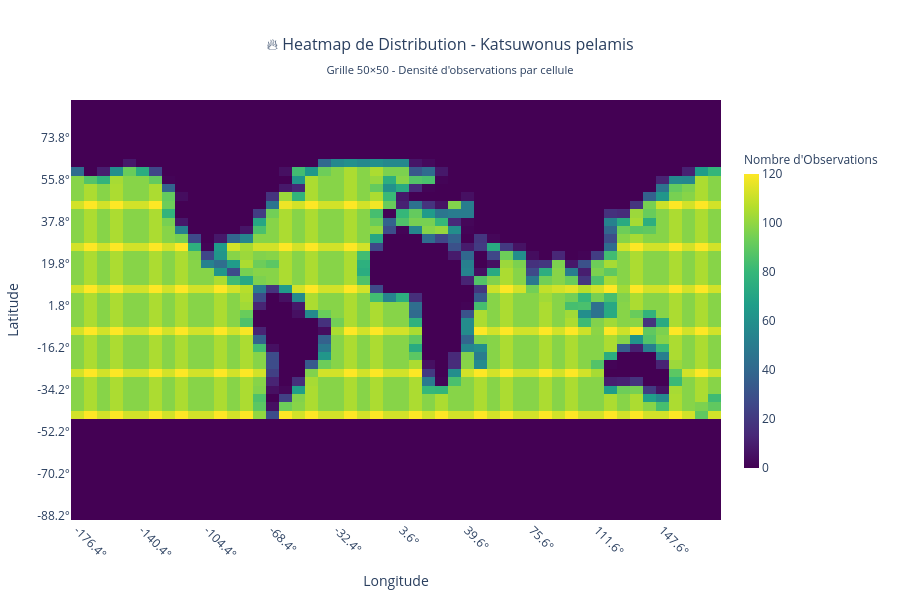

This figure's notebook cell:
### Code cell
# Créer une heatmap de la distribution de l'espèce
if 'species_grid' in locals() and len(species_grid) > 0:
    print(f"🔥 Création de la heatmap de distribution pour {species_name}...")
    
    # Créer une matrice pour la heatmap
    heatmap_matrix = np.zeros((grid_size, grid_size))
    
    # Remplir la matrice avec les données d'observation
    for _, row in species_grid.iterrows():
        i, j = int(row['grid_lat']), int(row['grid_lon'])
        if 0 <= i < grid_size and 0 <= j < grid_size:
            heatmap_matrix[i, j] = row['observation_count']
    
    # Créer les étiquettes des axes en utilisant notre fonction get_cell_center_coords
    lat_labels = [f"{get_cell_center_coords(i, -90, 90, grid_size):.1f}°" for i in range(grid_size)]
    lon_labels = [f"{get_cell_center_coords(j, -180, 180, grid_size):.1f}°" for j in range(grid_size)]
    
    # Créer la heatmap avec Plotly
    fig_heatmap = go.Figure(data=go.Heatmap(
        z=heatmap_matrix,
        x=lon_labels,
        y=lat_labels,
        colorscale='Viridis',
        colorbar=dict(
            title=dict(
                text="Nombre d'Observations",
                font=dict(size=12)
            ),
            thickness=15,
            len=0.8
        ),
        hoverongaps=False,
        hovertemplate=(
            f"<b>{species_name}</b><br>" +
            "Latitude: %{y}<br>" +
            "Longitude: %{x}<br>" +
            "Observations: %{z}<br>" +
            "<extra></extra>"
        )
    ))
    
    # Configuration de la heatmap
    fig_heatmap.update_layout(
        title=dict(
            text=f"🔥 Heatmap de Distribution - {species_name.replace('_', ' ')}<br>" +
                 f"<sub>Grille {grid_size}×{grid_size} - Densité d'observations par cellule</sub>",
            x=0.5,
            font=dict(size=16)
        ),
        xaxis=dict(
            title="Longitude",
            tickangle=45,
            dtick=5  # Afficher une étiquette tous les 5 indices
        ),
        yaxis=dict(
            title="Latitude",
            dtick=5
        ),
        width=900,
        height=600,
        margin=dict(l=60, r=60, t=100, b=80)
    )
    
    # Afficher la heatmap
    fig_heatmap.show()
    
    # Statistiques de la heatmap
    non_zero_cells = np.count_nonzero(heatmap_matrix)
    total_observations = np.sum(heatmap_matrix)
    max_density = np.max(heatmap_matrix)
    
    print(f"\n🔥 STATISTIQUES DE LA HEATMAP - {species_name}:")
    print(f"   📊 Cellules avec observations: {non_zero_cells} sur {grid_size*grid_size} ({non_zero_cells/(grid_size*grid_size)*100:.2f}%)")
    print(f"   🔢 Total des observations: {int(total_observations):,}")
    print(f"   📈 Densité maximale: {int(max_density):,} observations par cellule")
    print(f"   📏 Densité moyenne (cellules actives): {total_observations/non_zero_cells if non_zero_cells > 0 else 0:.1f} observations/cellule")
    
    # Trouver les zones de plus forte densité
    max_positions = np.where(heatmap_matrix == max_density)
    print(f"\n🎯 ZONES DE DENSITÉ MAXIMALE ({int(max_density)} observations):")
    for i in range(len(max_positions[0])):
        lat_idx, lon_idx = max_positions[0][i], max_positions[1][i]
    center_lat = get_cell_center_coords(lat_idx, -90, 90, grid_size)
    center_lon = get_cell_center_coords(lon_idx, -180, 180, grid_size)
    print(f"   📍 Cellule ({lat_idx}, {lon_idx}): {center_lat:.2f}°N, {center_lon:.2f}°E")
    
    print(f"\n💡 UTILISATION DE LA HEATMAP:")
    print(f"   🎨 Plus la couleur est claire/jaune, plus il y a d'observations")
    print(f"   🖱️ Survolez les cellules pour voir le nombre exact d'observations")
    print(f"   📊 Cette vue permet d'identifier rapidement les hotspots de l'espèce")
    
else:
    print(f"❌ Impossible de créer la heatmap pour {species_name}")
    print(f"💡 Assurez-vous que les données de grille ont été générées correctement")

### Figure 1 — Plotly figure (JSON) as saved in the notebook; plotly's stock layout.template omitted (floating-point values rounded to 4 significant figures; data arrays with more than 128 entries replaced by an {"elided": "..."} marker saying what was removed)
{"data": [{"colorbar": {"len": 0.8, "thickness": 15, "title": {"font": {"size": 12}, "text": "Nombre d'Observations"}}, "colorscale": [[0, "#440154"], [0.1111, "#482878"], [0.2222, "#3e4989"], [0.3333, "#31688e"], [0.4444, "#26828e"], [0.5556, "#1f9e89"], [0.6667, "#35b779"], [0.7778, "#6ece58"], [0.8889, "#b5de2b"], [1, "#fde725"]], "hoverongaps": false, "hovertemplate": "<b>Katsuwonus_pelamis</b><br>Latitude: %{y}<br>Longitude: %{x}<br>Observations: %{z}<br><extra></extra>", "type": "heatmap", "x": ["-176.4°", "-169.2°", "-162.0°", "-154.8°", "-147.6°", "-140.4°", "-133.2°", "-126.0°", "-118.8°", "-111.6°", "-104.4°", "-97.2°", "-90.0°", "-82.8°", "-75.6°", "-68.4°", "-61.2°", "-54.0°", "-46.8°", "-39.6°", "-32.4°", "-25.2°", "-18.0°", "-10.8°", "-3.6°", "3.6°", "10.8°", "18.0°", "25.2°", "32.4°", "39.6°", "46.8°", "54.0°", "61.2°", "68.4°", "75.6°", "82.8°", "90.0°", "97.2°", "104.4°", "111.6°", "118.8°", "126.0°", "133.2°", "140.4°", "147.6°", "154.8°", "162.0°", "169.2°", "176.4°"], "y": ["-88.2°", "-84.6°", "-81.0°", "-77.4°", "-73.8°", "-70.2°", "-66.6°", "-63.0°", "-59.4°", "-55.8°", "-52.2°", "-48.6°", "-45.0°", "-41.4°", "-37.8°", "-34.2°", "-30.6°", "-27.0°", "-23.4°", "-19.8°", "-16.2°", "-12.6°", "-9.0°", "-5.4°", "-1.8°", "1.8°", "5.4°", "9.0°", "12.6°", "16.2°", "19.8°", "23.4°", "27.0°", "30.6°", "34.2°", "37.8°", "41.4°", "45.0°", "48.6°", "52.2°", "55.8°", "59.4°", "63.0°", "66.6°", "70.2°", "73.8°", "77.4°", "81.0°", "84.6°", "88.2°"], "z": {"elided": "50x50 float values"}}], "layout": {"height": 600, "margin": {"b": 80, "l": 60, "r": 60, "t": 100}, "title": {"font": {"size": 16}, "text": "🔥 Heatmap de Distribution - Katsuwonus pelamis<br><sub>Grille 50×50 - Densité d'observations par cellule</sub>", "x": 0.5}, "width": 900, "xaxis": {"dtick": 5, "tickangle": 45, "title": {"text": "Longitude"}}, "yaxis": {"dtick": 5, "title": {"text": "Latitude"}}}}
